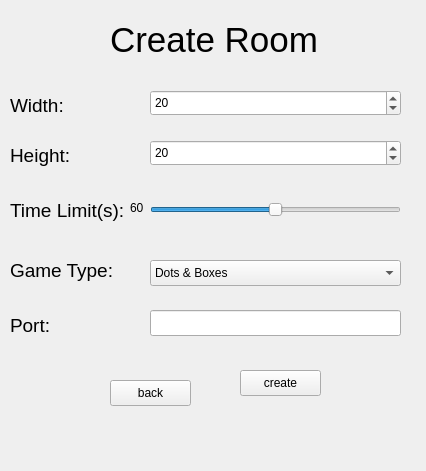
<?xml version="1.0" encoding="UTF-8"?>
<ui version="4.0">
 <class>CreateRoomPage</class>
 <widget class="QWidget" name="CreateRoomPage">
  <property name="geometry">
   <rect>
    <x>0</x>
    <y>0</y>
    <width>426</width>
    <height>471</height>
   </rect>
  </property>
  <property name="windowTitle">
   <string>Form</string>
  </property>
  <widget class="QPushButton" name="pushButton_back">
   <property name="geometry">
    <rect>
     <x>110</x>
     <y>380</y>
     <width>81</width>
     <height>26</height>
    </rect>
   </property>
   <property name="text">
    <string>back</string>
   </property>
  </widget>
  <widget class="QPushButton" name="pushButton_creating">
   <property name="geometry">
    <rect>
     <x>240</x>
     <y>370</y>
     <width>81</width>
     <height>26</height>
    </rect>
   </property>
   <property name="text">
    <string>create</string>
   </property>
  </widget>
  <widget class="QComboBox" name="comboBox_type">
   <property name="geometry">
    <rect>
     <x>150</x>
     <y>260</y>
     <width>251</width>
     <height>26</height>
    </rect>
   </property>
   <item>
    <property name="text">
     <string>Dots &amp; Boxes</string>
    </property>
   </item>
   <item>
    <property name="text">
     <string>Nine Men's Morris</string>
    </property>
   </item>
   <item>
    <property name="text">
     <string>Fanorona</string>
    </property>
   </item>
  </widget>
  <widget class="QLineEdit" name="lineEdit_port">
   <property name="geometry">
    <rect>
     <x>150</x>
     <y>310</y>
     <width>251</width>
     <height>26</height>
    </rect>
   </property>
  </widget>
  <widget class="QLabel" name="label">
   <property name="geometry">
    <rect>
     <x>10</x>
     <y>90</y>
     <width>81</width>
     <height>31</height>
    </rect>
   </property>
   <property name="text">
    <string>&lt;html&gt;&lt;head/&gt;&lt;body&gt;&lt;p&gt;&lt;span style=&quot; font-size:14pt;&quot;&gt;Width:&lt;/span&gt;&lt;/p&gt;&lt;/body&gt;&lt;/html&gt;</string>
   </property>
  </widget>
  <widget class="QLabel" name="label_2">
   <property name="geometry">
    <rect>
     <x>10</x>
     <y>140</y>
     <width>71</width>
     <height>31</height>
    </rect>
   </property>
   <property name="text">
    <string>&lt;html&gt;&lt;head/&gt;&lt;body&gt;&lt;p&gt;&lt;span style=&quot; font-size:14pt;&quot;&gt;Height:&lt;/span&gt;&lt;/p&gt;&lt;/body&gt;&lt;/html&gt;</string>
   </property>
  </widget>
  <widget class="QSlider" name="horizontalSlider_time">
   <property name="geometry">
    <rect>
     <x>150</x>
     <y>200</y>
     <width>251</width>
     <height>20</height>
    </rect>
   </property>
   <property name="maximum">
    <number>120</number>
   </property>
   <property name="value">
    <number>60</number>
   </property>
   <property name="orientation">
    <enum>Qt::Orientation::Horizontal</enum>
   </property>
  </widget>
  <widget class="QLabel" name="label_time">
   <property name="geometry">
    <rect>
     <x>130</x>
     <y>200</y>
     <width>49</width>
     <height>16</height>
    </rect>
   </property>
   <property name="text">
    <string>60</string>
   </property>
  </widget>
  <widget class="QLabel" name="label_3">
   <property name="geometry">
    <rect>
     <x>10</x>
     <y>250</y>
     <width>121</width>
     <height>41</height>
    </rect>
   </property>
   <property name="text">
    <string>&lt;html&gt;&lt;head/&gt;&lt;body&gt;&lt;p&gt;&lt;span style=&quot; font-size:14pt;&quot;&gt;Game Type:&lt;/span&gt;&lt;/p&gt;&lt;/body&gt;&lt;/html&gt;</string>
   </property>
  </widget>
  <widget class="QLabel" name="label_4">
   <property name="geometry">
    <rect>
     <x>10</x>
     <y>190</y>
     <width>121</width>
     <height>41</height>
    </rect>
   </property>
   <property name="text">
    <string>&lt;html&gt;&lt;head/&gt;&lt;body&gt;&lt;p&gt;&lt;span style=&quot; font-size:14pt;&quot;&gt;Time Limit(s):&lt;/span&gt;&lt;/p&gt;&lt;/body&gt;&lt;/html&gt;</string>
   </property>
  </widget>
  <widget class="QLabel" name="label_5">
   <property name="geometry">
    <rect>
     <x>10</x>
     <y>310</y>
     <width>49</width>
     <height>31</height>
    </rect>
   </property>
   <property name="text">
    <string>&lt;html&gt;&lt;head/&gt;&lt;body&gt;&lt;p&gt;&lt;span style=&quot; font-size:14pt;&quot;&gt;Port:&lt;/span&gt;&lt;/p&gt;&lt;/body&gt;&lt;/html&gt;</string>
   </property>
  </widget>
  <widget class="QLabel" name="label_6">
   <property name="geometry">
    <rect>
     <x>110</x>
     <y>10</y>
     <width>221</width>
     <height>61</height>
    </rect>
   </property>
   <property name="text">
    <string>&lt;html&gt;&lt;head/&gt;&lt;body&gt;&lt;p&gt;&lt;span style=&quot; font-size:26pt;&quot;&gt;Create Room&lt;/span&gt;&lt;/p&gt;&lt;/body&gt;&lt;/html&gt;</string>
   </property>
  </widget>
  <widget class="QSpinBox" name="spinBox_width">
   <property name="geometry">
    <rect>
     <x>150</x>
     <y>90</y>
     <width>251</width>
     <height>26</height>
    </rect>
   </property>
   <property name="maximum">
    <number>100</number>
   </property>
   <property name="value">
    <number>20</number>
   </property>
  </widget>
  <widget class="QSpinBox" name="spinBox_height">
   <property name="geometry">
    <rect>
     <x>150</x>
     <y>140</y>
     <width>251</width>
     <height>26</height>
    </rect>
   </property>
   <property name="maximum">
    <number>100</number>
   </property>
   <property name="value">
    <number>20</number>
   </property>
  </widget>
 </widget>
 <resources/>
 <connections>
  <connection>
   <sender>horizontalSlider_time</sender>
   <signal>valueChanged(int)</signal>
   <receiver>label_time</receiver>
   <slot>setNum(int)</slot>
   <hints>
    <hint type="sourcelabel">
     <x>301</x>
     <y>205</y>
    </hint>
    <hint type="destinationlabel">
     <x>134</x>
     <y>209</y>
    </hint>
   </hints>
  </connection>
 </connections>
</ui>
